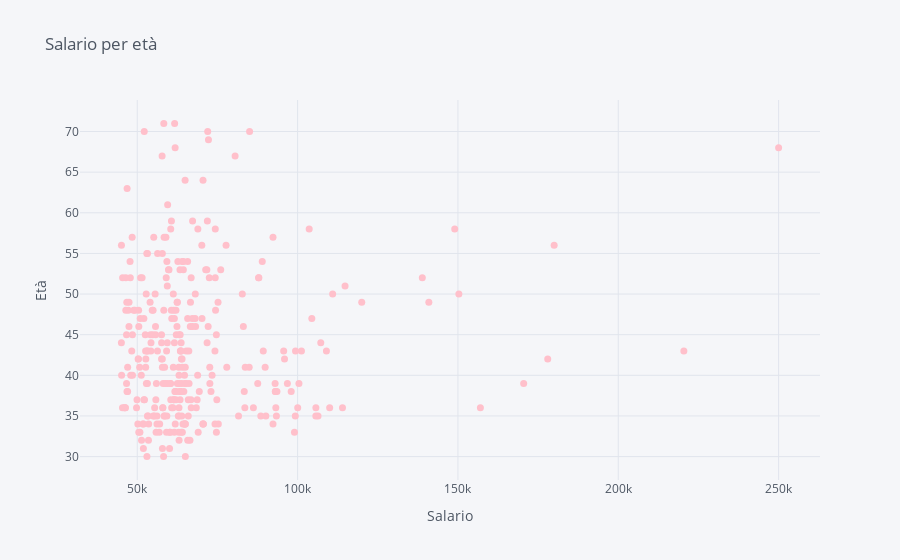

Notebook source saved alongside this figure:
### Markdown cell above
### Salario ed età

### Code cell
sns.set_context("notebook", font_scale=1.5, rc={"font.size":14,"axes.titlesize": 16,"axes.labelsize": 12})
grandezzaGrafico(12,8)
df.iplot(x = 'Salary', y = 'Age', mode = 'markers', size = 7, title='Salario per età', xTitle='Salario', yTitle='Età', color='rose')

### Figure 1 — Plotly figure (JSON) as saved in the notebook; plotly's stock layout.template omitted (floating-point values rounded to 4 significant figures; data arrays with more than 128 entries replaced by an {"elided": "..."} marker saying what was removed)
{"data": [{"line": {"color": "rgba(255, 192, 203, 1.0)", "dash": "solid", "shape": "linear", "width": 1.3}, "marker": {"size": 7, "symbol": "circle"}, "mode": "markers", "name": "Age", "text": "", "type": "scatter", "x": {"elided": "311 int values"}, "y": {"elided": "311 int values"}}], "layout": {"legend": {"bgcolor": "#F5F6F9", "font": {"color": "#4D5663"}}, "paper_bgcolor": "#F5F6F9", "plot_bgcolor": "#F5F6F9", "title": {"font": {"color": "#4D5663"}, "text": "Salario per età"}, "xaxis": {"gridcolor": "#E1E5ED", "showgrid": true, "tickfont": {"color": "#4D5663"}, "title": {"font": {"color": "#4D5663"}, "text": "Salario"}, "zerolinecolor": "#E1E5ED"}, "yaxis": {"gridcolor": "#E1E5ED", "showgrid": true, "tickfont": {"color": "#4D5663"}, "title": {"font": {"color": "#4D5663"}, "text": "Età"}, "zerolinecolor": "#E1E5ED"}}}
